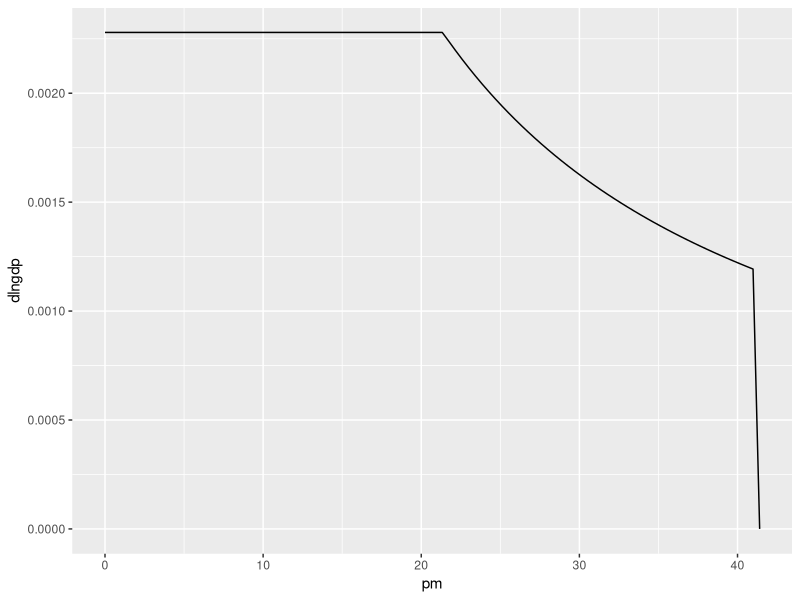
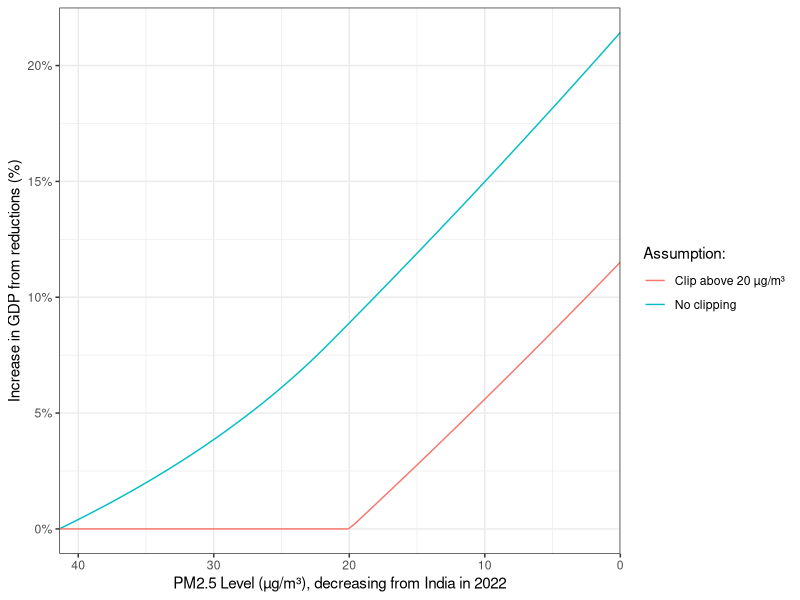

The R script that drew these images, in order:
library(tidyr)
library(ggplot2)

pm2lngdp <- -0.00545
lnpm2lngdp <- -0.1175

indiapm <- 41.4 # 2022 from EPIC

df <- tibble(pm=rev(seq(0, 41.4, length.out=100)),
             pm.clip=pmin(pm, 20),
             loglev=c(0, pm2lngdp * diff(pm)),
             loglog=c(0, lnpm2lngdp * diff(log(pm))),
             dlngdp=pmin(loglev, loglog),
             choose=ifelse(dlngdp == loglev, "log-level", "log-log"),
             gdpchange=(exp(cumsum(dlngdp)) - 1),
             loglev.clip=c(0, pm2lngdp * diff(pm.clip)),
             loglog.clip=c(0, lnpm2lngdp * diff(log(pm.clip))),
             dlngdp.clip=pmin(loglev.clip, loglog.clip),
             gdpchange.clip=(exp(cumsum(dlngdp.clip)) - 1))


ggplot(df, aes(pm, dlngdp)) +
    geom_line()

ggplot(df, aes(pm, gdpchange)) +
    geom_line(aes(colour="No clipping")) +
    geom_line(aes(y=gdpchange.clip, colour="Clip above 20 µg/m³")) +
    scale_x_reverse("PM2.5 Level (µg/m³), decreasing from India in 2022", expand=c(0, 0)) +
    scale_y_continuous("Increase in GDP from reductions (%)", labels=scales::percent) +
    scale_colour_discrete("Assumption:") +
    theme_bw()
